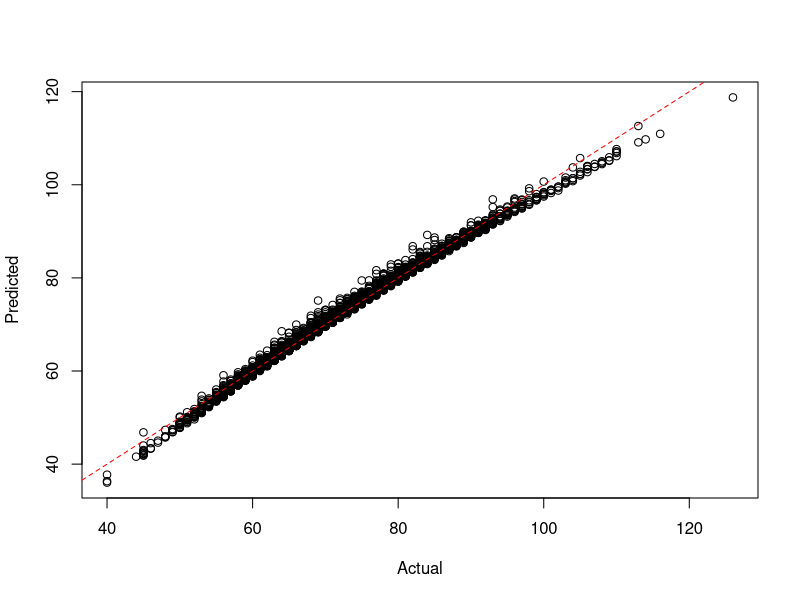

Write R code to recreate this figure.
setwd("c:/github/doerodney/NCAAB-D1M-2014-2015")

df = read.csv("dataframe.csv", header=TRUE)

summary(df)

# margin of victory
# df$mov = df$win_points_scored - df$loss_points_scored

pythagorean_expectation <- function(scored, allowed, n) {
	py_ex = scored^n / (scored^n + allowed^n)
	return(py_ex)
}

pythagorean_expectation_root<-function(x, points_scored, points_allowed, win_fraction) {
	result = points_scored^x / (points_scored^x + points_allowed^x) - win_fraction
	return(result)
}

get_pythogorean_expectation_exponent<-function(points_scored, points_allowed, win_fraction) {
	n = uniroot(pythagorean_expectation_root, c(0.1, 100.0), points_scored = 1000, points_allowed = 800, win_fraction = 0.8)
	return(n)
}

# remove low contributors
plotFit <- function(yObserved, yFitted, intercept=0) {
  plot(yObserved, yFitted, xlab="Actual", ylab="Predicted")
  abline(intercept, 1, lty=2, col=rgb(1,0,0))
}

model = lm(win_points_scored ~
	win_conference + 
	win_possessions + 
	win_offensive_rating + 
	win_defensive_rating + 
	win_personal_fouls + 
	loss_conference + 
	loss_possessions + 
	loss_offensive_rating + 
	loss_defensive_rating + 
	loss_defensive_rebounds + 
	loss_steals + 
	loss_blocked_shots + 
	loss_personal_fouls,
	data=df)

plotFit(df$win_points_scored, fitted(model))

getPossessions <- function(df, teamName) {
    df <- as.data.frame(df)
    Possessions <- c(df$win_possessions[which(df$win_team == teamName)],
                     df$loss_possessions[which(df$loss_team == teamName)])
    return(Possessions)
}


getOffensiveRatings <- function(df, teamName) {
    df <- as.data.frame(df)
    OffensiveRatings <- c(df$win_offensive_rating[which(df$win_team == teamName)],
                          df$loss_offensive_rating[which(df$loss_team == teamName)])
    return(OffensiveRatings)
}


getDefensiveRatings <- function(df, teamName) {
    df <- as.data.frame(df)
    DefensiveRatings <- c(df$win_defensive_rating[which(df$win_team == teamName)],
                          df$loss_defensive_rating[which(df$loss_team == teamName)])
    return(DefensiveRatings)
}


getDefensiveRebounds <- function(df, teamName) {
    df <- as.data.frame(df)
    DefensiveRebounds <- c(df$win_defensive_rebounds[which(df$win_team == teamName)],
                              df$loss_defensive_rebounds[which(df$loss_team == teamName)])
    return(DefensiveRebounds)
}


getPersonalFouls <- function(df, teamName) {
    df <- as.data.frame(df)
    PersonalFouls <- c(df$win_personal_fouls[which(df$win_team == teamName)],
                       df$loss_personal_fouls[which(df$loss_team == teamName)])
    return(PersonalFouls)
}


getSteals <- function(df, teamName) {
    df <- as.data.frame(df)
    Steals <- c(df$win_steals[which(df$win_team == teamName)],
                df$loss_steals[which(df$loss_team == teamName)])
    return(Steals)
}


getBlockedShots <- function(df, teamName) {
    df <- as.data.frame(df)
    BlockedShots <- c(df$win_blocked_shots[which(df$win_team == teamName)],
                      df$loss_blocked_shots[which(df$loss_team == teamName)])
    return(BlockedShots)
}


getTeamConference <- function(df, teamName) {
    df <- as.data.frame(df)
  
    TeamConferences = df$win_conference[which(df$win_team == teamName)]
    if (length(TeamConferences) == 0) {
        TeamConferences = df$loss_conference[which(df$loss_team == teamName)]
    }
    return(as.character(TeamConferences[1]))
}

predictWinner <- function(teamName, opponentName, df, model, nScenarios=10000)
{
    teamConference = getTeamConference(df, teamName)
    teamPossessions = getPossessions(df, teamName)
    teamOffensiveRatings = getOffensiveRatings(df, teamName)
    teamDefensiveRatings = getDefensiveRatings(df, teamName)
    teamDefensiveRebounds  = getDefensiveRebounds(df, teamName)
    teamSteals = getSteals(df, teamName)
    teamPersonalFouls = getPersonalFouls(df, teamName)
    teamBlockedShots = getBlockedShots(df, teamName)

    opponentConference = getTeamConference(df, opponentName)
    opponentPossessions = getPossessions(df, opponentName)
    opponentOffensiveRatings = getOffensiveRatings(df, opponentName)
    opponentDefensiveRatings = getDefensiveRatings(df, opponentName)
    opponentDefensiveRebounds  = getDefensiveRebounds(df, opponentName)
    opponentSteals = getSteals(df, opponentName)
    opponentPersonalFouls = getPersonalFouls(df, opponentName)
    opponentBlockedShots = getBlockedShots(df, opponentName)

    win_conference = rep(teamConference, nScenarios)
    win_possessions = sample(min(teamPossessions):max(teamPossessions), nScenarios, replace=TRUE)
    win_offensive_rating = runif(nScenarios, min(teamOffensiveRatings ), max( teamOffensiveRatings ))
    win_defensive_rating = runif(nScenarios, min(teamDefensiveRatings), max(teamDefensiveRatings))
    win_personal_fouls = sample(min(teamPersonalFouls):max(teamPersonalFouls), nScenarios, replace=TRUE)
    loss_conference = rep(opponentConference, nScenarios)
    loss_possessions = sample(min(opponentPossessions):max(opponentPossessions), nScenarios, replace=TRUE)
    loss_offensive_rating = runif(nScenarios, min(opponentOffensiveRatings), max(opponentOffensiveRatings))
    loss_defensive_rating = runif(nScenarios, min(opponentDefensiveRatings), max(opponentDefensiveRatings))
    loss_defensive_rebounds = runif(nScenarios, min(opponentDefensiveRebounds), max(opponentDefensiveRebounds))
    loss_steals = sample(min(opponentSteals):max(opponentSteals), nScenarios, replace=TRUE)
    loss_blocked_shots = sample(min(opponentBlockedShots):max(opponentBlockedShots), nScenarios, replace=TRUE)
    loss_personal_fouls = sample(min(opponentPersonalFouls):max(opponentPersonalFouls), nScenarios, replace=TRUE)

    # Create data frame for team score prediction.
    dfpt = cbind.data.frame(
        win_conference,
        win_possessions,
        win_offensive_rating,
        win_defensive_rating,
        win_personal_fouls,
        loss_conference,
        loss_possessions,
        loss_offensive_rating,
        loss_defensive_rating,
        loss_defensive_rebounds,
        loss_steals,
        loss_blocked_shots,
        loss_personal_fouls
    )

    teamPointsScored = round(predict(model, dfpt))

    # Create data frame for opponent score prediction.
    # Switch conferences
    x = loss_conference
    loss_conference = win_conference
    win_conference = x

    # Switch possessions
    x = loss_possessions
    loss_possessions = win_possessions
    win_possessions = x

    # Switch offensive ratings
    x = loss_offensive_rating
    loss_offensive_rating = win_offensive_rating
    win_offensive_rating = x

    # Switch defensive ratings
    x = loss_defensive_rating
    loss_defensive_rating = win_defensive_rating
    win_defensive_rating= x

    win_personal_fouls = sample(min(opponentPersonalFouls):max(opponentPersonalFouls), nScenarios, replace=TRUE)

    loss_defensive_rebounds = runif(nScenarios, min(teamDefensiveRebounds), max(teamDefensiveRebounds))
    loss_steals = sample(min(teamSteals):max(teamSteals), nScenarios, replace=TRUE)
    loss_blocked_shots = sample(min(teamBlockedShots):max(teamBlockedShots), nScenarios, replace=TRUE)
    loss_personal_fouls = sample(min(teamPersonalFouls):max(teamPersonalFouls), nScenarios, replace=TRUE)

    dfpo = cbind.data.frame(
        win_conference,
        win_possessions,
        win_offensive_rating,
        win_defensive_rating,
        win_personal_fouls,
        loss_conference,
        loss_possessions,
        loss_offensive_rating,
        loss_defensive_rating,
        loss_defensive_rebounds,
        loss_steals,
        loss_blocked_shots,
        loss_personal_fouls
    )

    # Predict opponent points scored.
    opponentPointsScored = round(predict(model, dfpo))

    # Make a dataframe of points scored.  Not sure why...
    pointsScored = cbind.data.frame(teamPointsScored, opponentPointsScored)

    # Produce/report a result message.
    teamWins = pointsScored$teamPointsScored > pointsScored$opponentPointsScored
    msg = sprintf("%d scenarios of %s versus %s:", nScenarios, teamName, opponentName)
    print(msg)
    nTeamWins = length(which(teamWins == TRUE))
    nOpponentWins = nScenarios - nTeamWins
    if (nTeamWins > nOpponentWins) {
        msg = sprintf("%s wins %d scenarios.", teamName, nTeamWins)
    } else {
        msg = sprintf("%s wins %d scenarios.", opponentName, nOpponentWins)
    }
    print(msg)
	

	#return(pointsScored)
}
#predictWinner('villanova-wildcats', 'seton-hall-pirates', df, model)
#predictWinner('villanova-wildcats', 'st-johns-red-storm', df, model)
#predictWinner('villanova-wildcats', 'depaul-blue-demons', df, model)
#predictWinner('villanova-wildcats', 'xavier-musketeers', df, model)
#predictWinner('villanova-wildcats', 'penn-quakers', df, model)
#predictWinner('villanova-wildcats', 'georgetown-hoyas', df, model)
#predictWinner('villanova-wildcats', 'creighton-bluejays', df, model)
#predictWinner('villanova-wildcats', 'depaul-blue-demons', df, model)
#predictWinner('villanova-wildcats', 'marquette-golden-eagles', df, model)
#predictWinner('villanova-wildcats', 'georgetown-hoyas', df, model)
#predictWinner('villanova-wildcats', 'providence-friars', df, model)
#predictWinner('villanova-wildcats', 'butler-bulldogs', df, model)
#predictWinner('villanova-wildcats', 'seton-hall-pirates', df, model)
#predictWinner('villanova-wildcats', 'marquette-golden-eagles', df, model)
#predictWinner('villanova-wildcats', 'providence-friars', df, model)
#predictWinner('villanova-wildcats', 'xavier-musketeers', df, model)
#predictWinner('villanova-wildcats', 'st-johns-red-storm', df, model)


getHomeAwayMarginOfVictory<- function( team_name, df) {
    # Determine indexes that involve team.
	win_index = which(df$win_team == team_name)
	loss_index = which(df$loss_team == team_name)
	
	# What were the win and loss margins?
	win_margin = df$win_points_scored[win_index] - df$loss_points[win_index]
	loss_margin = df$loss_points[loss_index] - df$win_points_scored[loss_index]
	
	# What courts were used?
	win_loss = c('home', 'away')
	win_court = ifelse(df$win_court[win_index] == win_loss[1], win_loss[1], win_loss[2])
	loss_court = ifelse(df$win_court[loss_index] == 'home', win_loss[2], win_loss[1])

	margin = c(win_margin, loss_margin)
	court = c(win_court, loss_court)
	court = as.factor(court)
	df_team = data.frame(margin, court)
	
	return(df_team)
}

getHomeCountAdvantage <- function( team_name, df) {
	df_team = getHomeAwayMarginOfVictory(team_name, df)
	mdl = aov(margin ~ court, data=df_team)
	
	x = summary.lm(mdl)
	
	home_court_advantage = x$coefficients[1,1] + x$coefficients[2,1]
	probability = x$coefficients[2,4]
	
	alist = list('home_court_advantage'=home_court_advantage,
		'probability'=probability)
		
	return(alist)
}

plotHomeCountAdvantage <- function( team_name, df) {
	df_team = getHomeAwayMarginOfVictory(team_name, df)
	alist = getHomeCountAdvantage(team_name, df)
	home_court_advantage = alist$home_court_advantage
	probability = as.integer(alist$probability)
	
	significance = ifelse(probability < 0.05, 'significant', 'not significant')
	
	grand_mean = mean(df_team$margin)
	mean_margin_by_court = tapply(df_team$margin, df_team$court, mean)
	home_mean = mean_margin_by_court['home']
	away_mean = mean_margin_by_court['away']
	title = sprintf("Margin of victory against D1 opponents: %s", team_name)
	# x axis values are just an index.
	x = seq(1, length(df_team$margin))
	
	# Initially plot blanks just to initialize.
	ylabel = sprintf("Home court advantage: %2.0f (%s)", home_court_advantage, significance)
	plot(x, df_team$margin[x], main=title, xlab='game', ylab=ylabel, type='n')
	legend("topright", legend=c('home', 'away'), col=c('green', 'red'), pch=c(17,25))
	
	# Plot the mean lines.
	abline(h=0)
	abline(h=grand_mean)
	abline(h=home_mean, col='green')
	abline(h=away_mean, col='red')
	
	# Get indexes for home and away courts.
	home_index = which(df_team$court == 'home')
	away_index = which(df_team$court == 'away')
	
	# Plot points for home and away indexes.
	points(home_index, df_team$margin[home_index], col='green', pch=17)
	points(away_index, df_team$margin[away_index], col='red', pch=25)
}
# Top 16 tournament 2015-01-12
# First round
#predictWinner('kentucky-wildcats', 'west-virginia-mountaineers', df, model)
#predictWinner('virginia-cavaliers', 'north-carolina-tar-heels', df, model)
#predictWinner('gonzaga-bulldogs', 'maryland-terrapins', df, model)
#predictWinner('duke-blue-devils', 'wichita-state-shockers', df, model)
#predictWinner('villanova-wildcats', 'notre-dame-fighting-irish', df, model)
#predictWinner('louisville-cardinals', 'iowa-state-cyclones', df, model)
#predictWinner('wisconsin-badgers', 'arizona-wildcats', df, model)
#predictWinner('utah-runnin-utes', 'kansas-jayhawks', df, model)
# Second Round
#predictWinner('kentucky-wildcats', 'utah-runnin-utes', df, model)
#predictWinner('gonzaga-bulldogs', 'iowa-state-cyclones', df, model)
#predictWinner('duke-blue-devils', 'notre-dame-fighting-irish', df, model)
#predictWinner('wisconsin-badgers', 'virginia-cavaliers', df, model)
# Semi-Final
#predictWinner('kentucky-wildcats', 'wisconsin-badgers', df, model)
#predictWinner('gonzaga-bulldogs', 'duke-blue-devils', df, model)
# Final
#predictWinner('kentucky-wildcats', 'duke-blue-devils', df, model)
#"duke-blue-devils wins 5635 scenarios."

